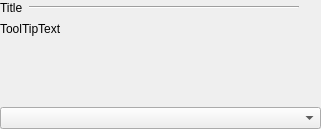
<?xml version="1.0" encoding="UTF-8"?>
<ui version="4.0">
 <class>SelectSettingWidget</class>
 <widget class="QWidget" name="SelectSettingWidget">
  <property name="geometry">
   <rect>
    <x>0</x>
    <y>0</y>
    <width>321</width>
    <height>129</height>
   </rect>
  </property>
  <property name="windowTitle">
   <string>Form</string>
  </property>
  <layout class="QVBoxLayout" name="verticalLayout">
   <property name="margin">
    <number>0</number>
   </property>
   <item>
    <widget class="QFrame" name="frame_2">
     <property name="sizePolicy">
      <sizepolicy hsizetype="Preferred" vsizetype="Maximum">
       <horstretch>0</horstretch>
       <verstretch>0</verstretch>
      </sizepolicy>
     </property>
     <property name="frameShape">
      <enum>QFrame::NoFrame</enum>
     </property>
     <property name="frameShadow">
      <enum>QFrame::Raised</enum>
     </property>
     <layout class="QHBoxLayout" name="horizontalLayout">
      <property name="margin">
       <number>0</number>
      </property>
      <item>
       <widget class="QLabel" name="_title">
        <property name="sizePolicy">
         <sizepolicy hsizetype="Maximum" vsizetype="Fixed">
          <horstretch>0</horstretch>
          <verstretch>0</verstretch>
         </sizepolicy>
        </property>
        <property name="text">
         <string>Title</string>
        </property>
       </widget>
      </item>
      <item>
       <widget class="Line" name="line_2">
        <property name="orientation">
         <enum>Qt::Horizontal</enum>
        </property>
       </widget>
      </item>
      <item>
       <widget class="QPushButton" name="helpIcon">
        <property name="sizePolicy">
         <sizepolicy hsizetype="Maximum" vsizetype="Fixed">
          <horstretch>0</horstretch>
          <verstretch>0</verstretch>
         </sizepolicy>
        </property>
        <property name="maximumSize">
         <size>
          <width>16</width>
          <height>16</height>
         </size>
        </property>
        <property name="text">
         <string/>
        </property>
        <property name="icon">
         <iconset>
          <normaloff>:/Icons/Ressources/HelpButton.png</normaloff>
          <normalon>:/new/Icons/Ressources/HelpButton.png</normalon>:/Icons/Ressources/HelpButton.png</iconset>
        </property>
        <property name="iconSize">
         <size>
          <width>14</width>
          <height>14</height>
         </size>
        </property>
        <property name="checkable">
         <bool>false</bool>
        </property>
        <property name="flat">
         <bool>true</bool>
        </property>
       </widget>
      </item>
     </layout>
    </widget>
   </item>
   <item>
    <widget class="QLabel" name="_toolTip">
     <property name="sizePolicy">
      <sizepolicy hsizetype="Minimum" vsizetype="Minimum">
       <horstretch>0</horstretch>
       <verstretch>0</verstretch>
      </sizepolicy>
     </property>
     <property name="autoFillBackground">
      <bool>true</bool>
     </property>
     <property name="text">
      <string>ToolTipText</string>
     </property>
     <property name="textFormat">
      <enum>Qt::AutoText</enum>
     </property>
     <property name="scaledContents">
      <bool>false</bool>
     </property>
     <property name="alignment">
      <set>Qt::AlignLeading|Qt::AlignLeft|Qt::AlignTop</set>
     </property>
     <property name="wordWrap">
      <bool>true</bool>
     </property>
     <property name="openExternalLinks">
      <bool>false</bool>
     </property>
     <property name="textInteractionFlags">
      <set>Qt::LinksAccessibleByMouse|Qt::TextSelectableByMouse</set>
     </property>
    </widget>
   </item>
   <item>
    <widget class="QComboBox" name="_comboBox"/>
   </item>
  </layout>
 </widget>
 <resources/>
 <connections/>
</ui>
